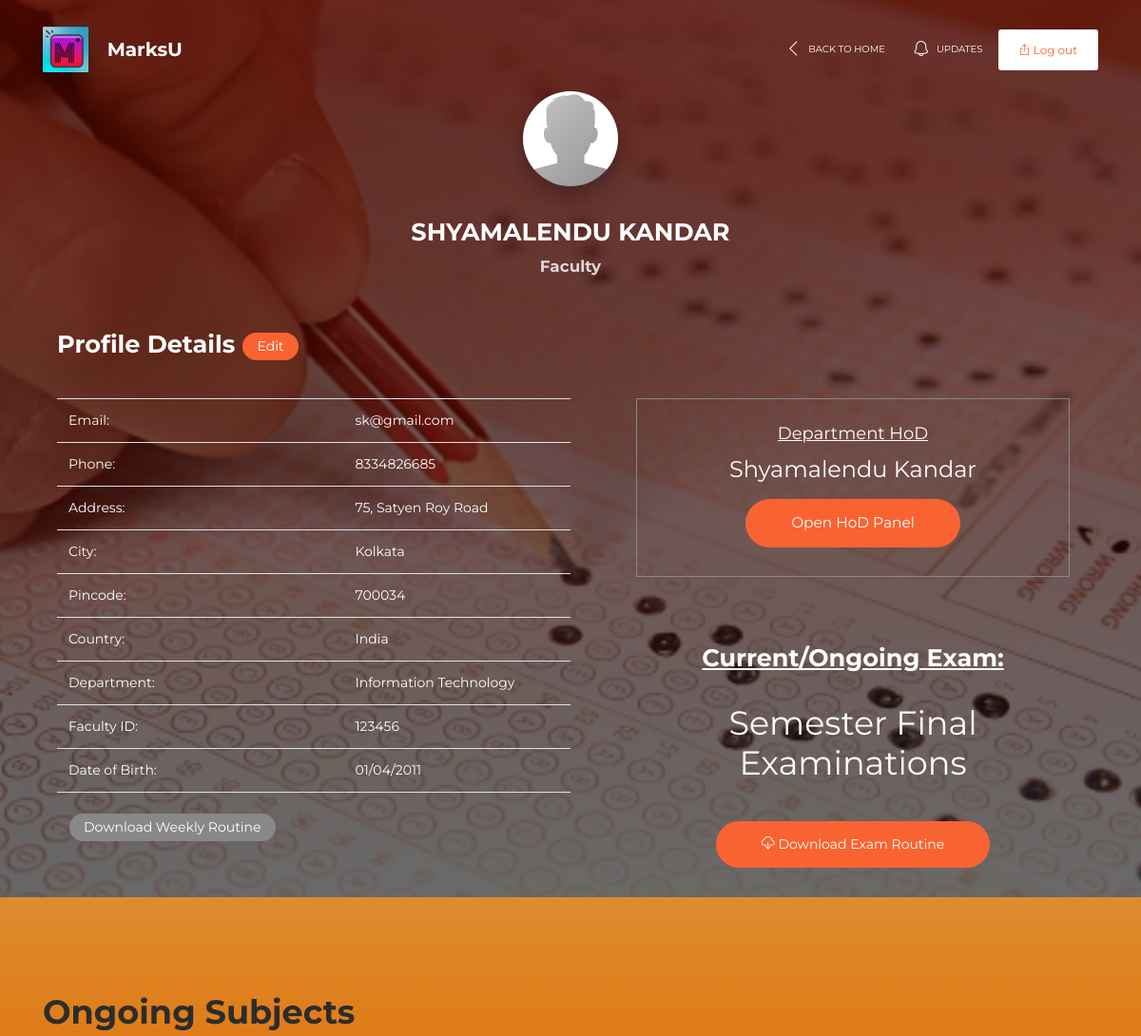
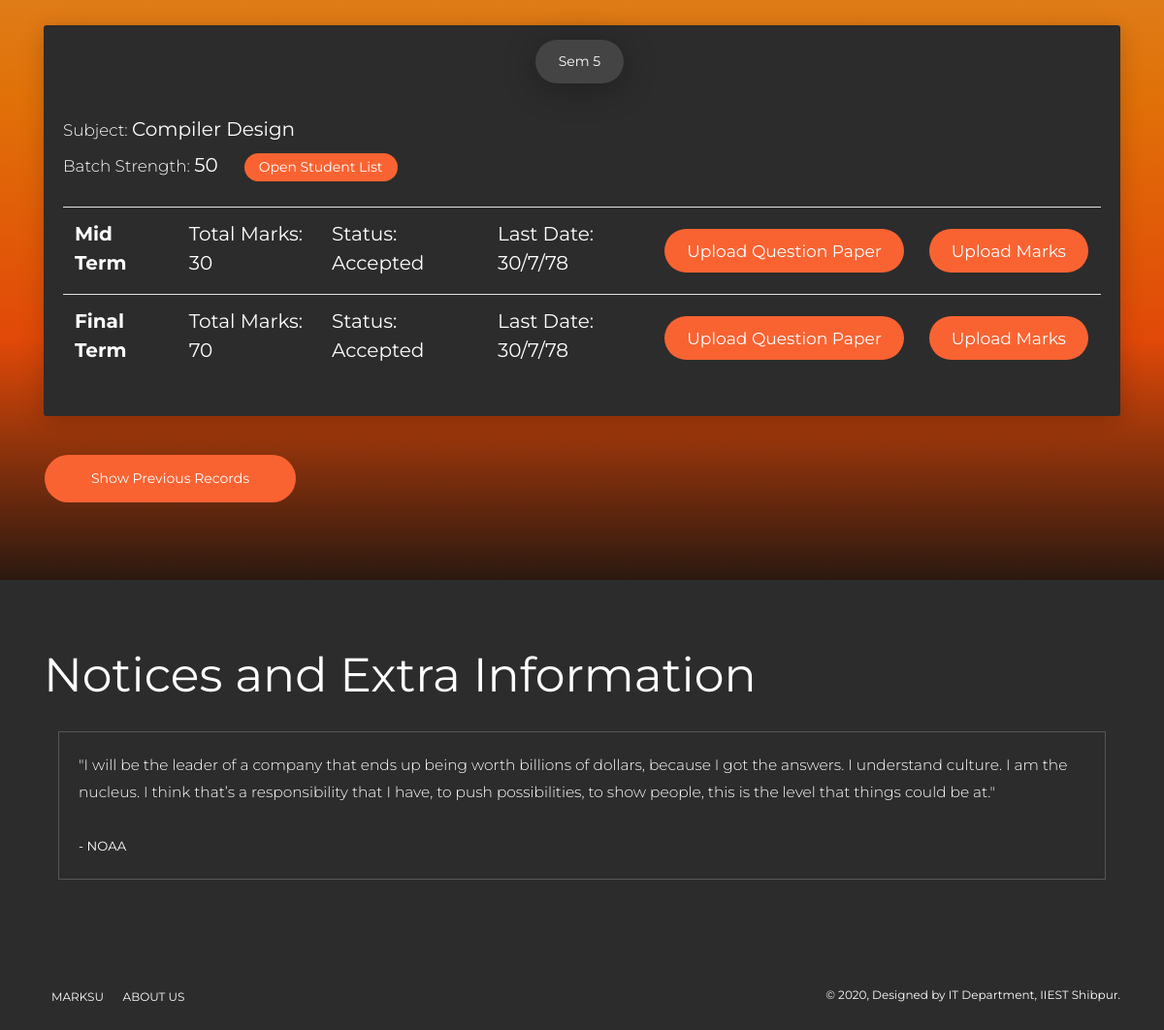
Page /profile_faculty.html (signed in) on the committed database (2 pictures, top to bottom).
### marksU/models.py (models this page shows, shortened)
class Faculty(db.Model):
	__tablename__ = 'Faculty'
	id 				= db.Column(db.Integer, primary_key=True)
	name 			= db.Column(db.String(50), nullable=False)
	email 			= db.Column(db.String(150), unique=True, nullable=False)
	phone 			= db.Column(db.Integer, unique=True, nullable=True)
	address 		= db.Column(db.String(200), nullable=False)
	city 			= db.Column(db.String(20), nullable=False)
	pincode 		= db.Column(db.Integer, nullable=False)
	country 		= db.Column(db.String(10), nullable=False)
	department 		= db.Column(db.String(20), nullable=False)
	dateofbirth 	= db.Column(db.String(20), nullable=False)
	dateofjoining 	= db.Column(db.String(20), nullable=False)

class Subjects(db.Model):
	__tablename__ = 'Subjects'
	id 						= db.Column(db.Integer, primary_key=True)
	name 					= db.Column(db.String(50), nullable=False)
	semester 				= db.Column(db.Integer, nullable=False)
	department_id 			= db.Column(db.Integer, db.ForeignKey("Department.id"))
	faculty_id 				= db.Column(db.Integer, db.ForeignKey("Faculty.id"))
	taught_by_department 	= db.relationship('Department')
	taught_by_faculty 		= db.relationship('Faculty')

### marksU/routes.py (the view)
@app.route("/profile_faculty.html")
def faculty_profile():
	if current_user.is_active and current_user.user_type!=STUDENT_USER_FLAG:
		faculty = Faculty.query.filter_by(email=current_user.email).first()
		department = Department.query.filter_by(name=faculty.department).first()
		hod_name = Faculty.query.filter_by(id=department.hod_id).first().name
		user = Faculty.query.filter_by(email=current_user.email).first()
		subject = Subjects.query.filter_by(faculty_id=faculty.id)
		subject = subject.all()
		return render_template('profile_faculty.html', user=user, hod=hod_name, subjects=subject)
	else:
		flash(f'You are Not Logged In as Faculty', 'danger')
		return redirect(url_for('home'))

### marksU/models.py (called while the page is built)
@login_manager.user_loader
def load_user(id):
	return User.query.get(int(id))

### marksU/templates/profile_faculty.html (shortened to what this page needs)
<!DOCTYPE html>
<html lang="en">
<head>
  <link href="https://use.fontawesome.com/releases/v5.0.6/css/all.css" rel="stylesheet">
  <link href="/static/css/bootstrap.min.css" rel="stylesheet" />
  <link href="/static/css/now-ui-kit.css" rel="stylesheet" />
  <link href="/static/css/myedits.css" rel="stylesheet" />
  <link href="/static/css/bootstrap-select.min.css" rel="stylesheet" />
</head>
<body class="login-page sidebar-collapse">
  <nav class="navbar navbar-expand-lg bg-primary fixed-top navbar-transparent " color-on-scroll="100">
    <div class="container">
      <div class="navbar-translate">
        <a class="navbar-brand" href="index.html" rel="tooltip" title="Home" data-placement="bottom">
          <img src="/static/MarksUFavicon/android-icon-48x48.png" alt="Thumbnail Image" class="img-raised">
        </a>
        <a class="category" style="font-size:20px; color:White;">MarksU</a>
      </div>
      <div class="collapse navbar-collapse justify-content-end" id="navigation" data-nav-image="/static/img/blurred-image-1.jpg">
        <ul class="navbar-nav">
          <li class="nav-item">
            <a class="nav-link" href="index.html" rel="tooltip" title="MarksU Home" data-placement="bottom">
              <i class="now-ui-icons arrows-1_minimal-left"></i>
              <p>Back to Home</p>
            </a>
          </li>
          <li class="nav-item">
            <a class="nav-link" href="#" rel="tooltip" title="Latest Developments" data-placement="bottom">
              <i class="now-ui-icons ui-1_bell-53"></i>
              <p>Updates</p>
            </a>
          </li>
          <li class="nav-item">
            <a class="nav-link btn btn-neutral" href="logout"  rel="tooltip" title="Log Out" data-placement="bottom">
              <i class="now-ui-icons arrows-1_share-66"></i>
              <p>Log out</p>
            </a>
          </li>
        </ul>
      </div>
    </div>
  </nav>
  <div class="wrapper">
    <div class="page-header clear-filter" filter-color="orange">
      <div class="page-header-image" data-parallax="true" style="background-image:url('/static/img/main3.jpg');">
      </div>
      <div class="container">
        <div class="photo-container">
          <img src="/static/img/default-avatar.png" alt="" class="rounded-circle img-raised">
        </div>
        <h3 class="title" style="text-transform:uppercase;">{{ user.name }}</h3>
        <p class="category">Faculty</p>
        <div class="container">
          <h3 class="title text-left">Profile Details <button class="btn btn-primary btn-round btn-sm" type="button"> Edit </button>
          </h3>
          <div style="float: left; width: 50%">
            <table class="table">
              <tbody class="text-left">
                <tr>
                  <td>Email: </td>
                  <td>{{ user.email }}</td>
                </tr>
                <tr>
                  <td>Phone: </td>
                  <td>{{ user.phone }}</td>
                </tr>
                <tr>
                  <td>Address: </td>
                  <td>{{ user.address }}</td>
                </tr>
                <tr>
                  <td>City: </td>
                  <td>{{ user.city }}</td>
                </tr>
                <tr>
                  <td>Pincode: </td>
                  <td>{{ user.pincode }}</td>
                </tr>
                <tr>
                  <td>Country: </td>
                  <td>{{ user.country }}</td>
                </tr>
                <tr>
                  <td>Department: </td>
                  <td>{{ user.department }}</td>
                </tr>
                <tr>
                  <td>Faculty ID: </td>
                  <td>{{ user.id }}</td>
                </tr>
                <tr>
                  <td>Date of Birth: </td>
                  <td>{{ user.dateofbirth }}</td>
                </tr>
                <tr>
                  <td><button class="btn btn-round btn-sm" type="button"> Download Weekly Routine </button></td>
                  <td></td>
                </tr>
              </tbody>
            </table>
            <br>
          </div>
          <div style="float: right; width: 45%">
            <div class="container">
              <blockquote>
              <p class="blockquote">
                  <font size="4"><b>
                    <u>
                    Department HoD
                  </u>
                  </b>
                    </font>
                <br>
                <font size="5"><b>
                  {{ hod }}
                </b>
                  </font>
              <br>
                <button class="btn btn-primary btn-round  btn-lg" type="button">
                Open HoD Panel
              </button>
              </p>
            </blockquote>
              <br>
              <div>
                <h3 class="title"><u>Current/Ongoing Exam:</u></h3>
                <h2>Semester Final Examinations</h2>
                <button class="btn btn-primary btn-round btn-lg" type="button">
                  <i class="now-ui-icons arrows-1_cloud-download-93"></i> Download Exam Routine </button>
              </div>
            </div>
          </div>
        </div>
      </div>
    </div>
    <div class="section" style="background-image: linear-gradient(rgba(220, 136, 40, 0.97), rgba(224, 108, 0, 0.97),rgba(224, 67, 0, 0.97),rgba(36, 17, 8, 0.97));">
      <div class="container">
        <div>
          <h2 class="title">Ongoing Subjects</h2>
        </div>
        <div class="card"  data-background-color="black">
          <div class="card-header">
            <ul class="nav nav-tabs justify-content-center" role="tablist">
              {% for subject in subjects %}
              <li class="nav-item">
                <a class="nav-link
                {% if loop.index==1 %}
                active
                {% endif %}"
                 data-toggle="tab" href="#tab{{loop.index}}" role="tab"> Sem {{ subject.semester }}</a>
              </li>
              {% endfor %}
            </ul>
          </div>
          <div class="card-body">
            <div class="tab-content text-center">
              {% for subject in subjects %}
              <div class="tab-pane
              {% if loop.index==1 %}
              active
              {% endif %}"
              id="tab{{loop.index}}" role="tabpanel">
                <p align='left' >
                  Subject:
                    <b style="font-size: 20px;">  {{ subject.name}}</b>
                    <br>
                    Batch Strength:
                    <b style="font-size: 20px;">50</b>
                    <button class="btn btn-primary btn-round btn-sm" type="button">
                        Open Student List </button>
                </p>
                <table class="table" style="font-size: 20px;">
                  <tbody class="text-left">
                    <tr>
                      <td><b>Mid Term</b></td>
                      <td>Total Marks: 30</td>
                      <td>Status: Accepted</td>
                      <td>Last Date: 30/7/78</td>
                      <td>  <button class="btn btn-primary btn-round" type="button">
                          Upload Question Paper </button></td>
                          <td>  <a class="btn btn-primary btn-round" href='/'>
                              Upload Marks </a></td>
                    </tr>
                    <tr>
                      <td><b>Final Term</b></td>
                      <td>Total Marks: 70</td>
                      <td>Status: Accepted</td>
                      <td>Last Date: 30/7/78</td>
                      <td>  <button class="btn btn-primary btn-round" type="button">
                          Upload Question Paper </button></td>
                          <td>  <button class="btn btn-primary btn-round" type="button">
                              Upload Marks </button></td>
                    </tr>
                  </tbody>
                </table>
              </div>
              {% endfor %}
            </div>
          </div>
        </div>
        <button class="btn btn-primary btn-round  btn-lg" type="button">
          Show Previous Records </button>
      </div>
    </div>
    <div class="section" data-background-color="black">
      <div class="container">
        <h1>Notices and Extra Information</h1>
        <div class="container">
          <blockquote>
          <p class="blockquote blockquote-primary">
            "I will be the leader of a company that ends up being worth billions of dollars, because I got the answers. I understand culture. I am the nucleus. I think that’s a responsibility that I have, to push possibilities, to show people, this is the level that things could be at."
            <br>
            <br>
            <small>
              - Noaa
            </small>
          </p>
        </blockquote>
      </div>
      </div>
    </div>
    <footer class="footer" data-background-color="black">
      <div class="container">
        <nav>
          <ul>
            <li>
              <a href="index.html"> MarksU </a>
            </li>
            <li>
              <a href="index.html#about"> About Us </a>
            </li>
          </ul>
        </nav>
        <div class="copyright" id="copyright"> &copy; , Designed by <a href="http://it.becs.ac.in" target="_blank">IT Department, IIEST Shibpur</a>. </div>
      </div>
    </footer>
  </div>
</body>
</html>

### rows in the picture
Faculty: name "SHYAMALENDU KANDAR", email "sk@gmail.com", phone "8334826685", address "75, Satyen Roy Road", city "Kolkata", pincode "700034", country "India", department "Information Technology", id "123456", dateofbirth "01/04/2011", name "Shyamalendu Kandar"
Subjects: semester "5", name "Compiler Design"
